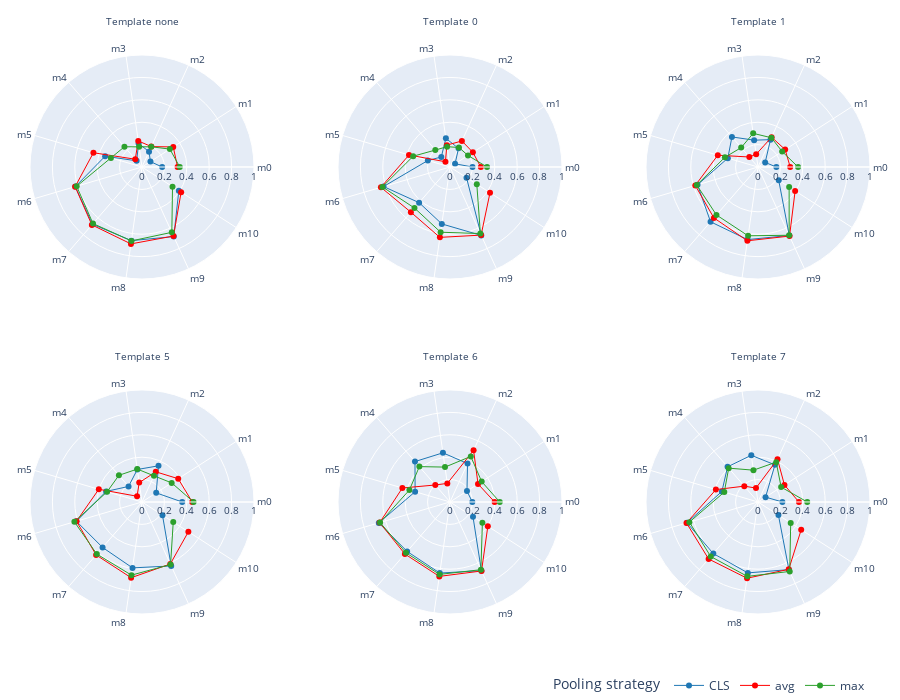

Here is the notebook cell this chart was saved with:
### Markdown cell above
Detailed by template

### Code cell
titles = ['Template ' + (x if x != '' else 'none') for x in df_results['template'].drop_duplicates().values]
categories = df_results['modelID'].drop_duplicates().values.tolist()

fig = make_subplots(rows=2, cols=3, specs=[[{'type': 'polar'}] * 3] * 2, horizontal_spacing=0.1,
  vertical_spacing=0.1, subplot_titles=titles)

for i, template in enumerate(df_results['template'].drop_duplicates().values):
  for j, pool in enumerate(df_results['pool'].drop_duplicates().values):
    fig.add_trace(
      go.Scatterpolar(
        r=df_results.loc[(df_results['pool'] == pool) & (df_results['template'] == template), 'f1'],
        theta=categories,
        name=pool,
        line=dict(color='rgb'+str(color_palette[j]), width=1),
        legendgroup=pool,
        showlegend=((i//3)+(i%3)==0)
      ),
      row=(i//3)+1, col=(i%3)+1
    )

fig.update_polars(
  radialaxis=dict(
    visible=True, range=[0, 1], tickfont = dict(size = 10)
  ),
  angularaxis=dict(
    tickangle=0, tickfont = dict(size = 10)
  )),

fig.update_layout(
  autosize=False, width=900, height=700,
  #title="AUC-score by template, model, and pooling strategy",
  #template='whi'
  legend=dict(
    title_text='Pooling strategy', orientation="h", yanchor="bottom", y=-0.1, xanchor="right", x=1
  ),
  margin=dict(l=30, r=30, t=30, b=0)
)
for i in fig['layout']['annotations']:
    i['font'] = dict(size=10)

fig.show()
fig.write_image('../../results/plots/ms-cxr_encoder_detail.png', scale=2)

### Figure 1 — Plotly figure (JSON) as saved in the notebook; plotly's stock layout.template omitted (floating-point values rounded to 4 significant figures)
{"data": [{"legendgroup": "CLS", "line": {"color": "rgb(0.12156862745098039, 0.4666666666666667, 0.7058823529411765)", "width": 1}, "name": "CLS", "r": [0.18, 0.08972, 0.1509, 0.2122, 0.0734, 0.343, 0.6207, 0.6755, 0.6642, 0.6826, 0.391], "showlegend": true, "subplot": "polar", "theta": ["m0", "m1", "m2", "m3", "m4", "m5", "m6", "m7", "m8", "m9", "m10"], "type": "scatterpolar"}, {"legendgroup": "avg", "line": {"color": "rgb(1.0, 0.4980392156862745, 0.054901960784313725)", "width": 1}, "name": "avg", "r": [0.3176, 0.3316, 0.2005, 0.2353, 0.09219, 0.4522, 0.6222, 0.6838, 0.6934, 0.6773, 0.4155], "showlegend": true, "subplot": "polar", "theta": ["m0", "m1", "m2", "m3", "m4", "m5", "m6", "m7", "m8", "m9", "m10"], "type": "scatterpolar"}, {"legendgroup": "max", "line": {"color": "rgb(0.17254901960784313, 0.6274509803921569, 0.17254901960784313)", "width": 1}, "name": "max", "r": [0.3373, 0.2959, 0.1988, 0.1819, 0.2393, 0.2893, 0.608, 0.6681, 0.6664, 0.6411, 0.324], "showlegend": true, "subplot": "polar", "theta": ["m0", "m1", "m2", "m3", "m4", "m5", "m6", "m7", "m8", "m9", "m10"], "type": "scatterpolar"}, {"legendgroup": "CLS", "line": {"color": "rgb(0.12156862745098039, 0.4666666666666667, 0.7058823529411765)", "width": 1}, "name": "CLS", "r": [0.2012, 0.05357, 0.1832, 0.2587, 0.1187, 0.2062, 0.6186, 0.4212, 0.5132, 0.6715, 0.1755], "showlegend": false, "subplot": "polar2", "theta": ["m0", "m1", "m2", "m3", "m4", "m5", "m6", "m7", "m8", "m9", "m10"], "type": "scatterpolar"}, {"legendgroup": "avg", "line": {"color": "rgb(1.0, 0.4980392156862745, 0.054901960784313725)", "width": 1}, "name": "avg", "r": [0.2751, 0.2426, 0.2558, 0.1975, 0.06214, 0.3816, 0.6429, 0.5334, 0.6345, 0.6684, 0.4247], "showlegend": false, "subplot": "polar2", "theta": ["m0", "m1", "m2", "m3", "m4", "m5", "m6", "m7", "m8", "m9", "m10"], "type": "scatterpolar"}, {"legendgroup": "max", "line": {"color": "rgb(0.17254901960784313, 0.6274509803921569, 0.17254901960784313)", "width": 1}, "name": "max", "r": [0.3309, 0.1909, 0.1915, 0.1837, 0.2003, 0.3428, 0.6291, 0.4844, 0.5882, 0.653, 0.2845], "showlegend": false, "subplot": "polar2", "theta": ["m0", "m1", "m2", "m3", "m4", "m5", "m6", "m7", "m8", "m9", "m10"], "type": "scatterpolar"}, {"legendgroup": "CLS", "line": {"color": "rgb(0.12156862745098039, 0.4666666666666667, 0.7058823529411765)", "width": 1}, "name": "CLS", "r": [0.1638, 0.07625, 0.2687, 0.2422, 0.3555, 0.2808, 0.5626, 0.647, 0.6546, 0.672, 0.22], "showlegend": false, "subplot": "polar3", "theta": ["m0", "m1", "m2", "m3", "m4", "m5", "m6", "m7", "m8", "m9", "m10"], "type": "scatterpolar"}, {"legendgroup": "avg", "line": {"color": "rgb(1.0, 0.4980392156862745, 0.054901960784313725)", "width": 1}, "name": "avg", "r": [0.2876, 0.2881, 0.2926, 0.1152, 0.1182, 0.3742, 0.5836, 0.6013, 0.6654, 0.6779, 0.3942], "showlegend": false, "subplot": "polar3", "theta": ["m0", "m1", "m2", "m3", "m4", "m5", "m6", "m7", "m8", "m9", "m10"], "type": "scatterpolar"}, {"legendgroup": "max", "line": {"color": "rgb(0.17254901960784313, 0.6274509803921569, 0.17254901960784313)", "width": 1}, "name": "max", "r": [0.3578, 0.2563, 0.2874, 0.3036, 0.2293, 0.308, 0.57, 0.5664, 0.6202, 0.6698, 0.3305], "showlegend": false, "subplot": "polar3", "theta": ["m0", "m1", "m2", "m3", "m4", "m5", "m6", "m7", "m8", "m9", "m10"], "type": "scatterpolar"}, {"legendgroup": "CLS", "line": {"color": "rgb(0.12156862745098039, 0.4666666666666667, 0.7058823529411765)", "width": 1}, "name": "CLS", "r": [0.3587, 0.1507, 0.3549, 0.293, 0.1835, 0.3339, 0.6104, 0.5375, 0.5944, 0.6279, 0.2173], "showlegend": false, "subplot": "polar4", "theta": ["m0", "m1", "m2", "m3", "m4", "m5", "m6", "m7", "m8", "m9", "m10"], "type": "scatterpolar"}, {"legendgroup": "avg", "line": {"color": "rgb(1.0, 0.4980392156862745, 0.054901960784313725)", "width": 1}, "name": "avg", "r": [0.4483, 0.3844, 0.2962, 0.1746, 0.06755, 0.4019, 0.6096, 0.6259, 0.6831, 0.6085, 0.4921], "showlegend": false, "subplot": "polar4", "theta": ["m0", "m1", "m2", "m3", "m4", "m5", "m6", "m7", "m8", "m9", "m10"], "type": "scatterpolar"}, {"legendgroup": "max", "line": {"color": "rgb(0.17254901960784313, 0.6274509803921569, 0.17254901960784313)", "width": 1}, "name": "max", "r": [0.4602, 0.315, 0.2568, 0.2968, 0.3148, 0.3245, 0.6291, 0.6157, 0.6599, 0.6141, 0.3316], "showlegend": false, "subplot": "polar4", "theta": ["m0", "m1", "m2", "m3", "m4", "m5", "m6", "m7", "m8", "m9", "m10"], "type": "scatterpolar"}, {"legendgroup": "CLS", "line": {"color": "rgb(0.12156862745098039, 0.4666666666666667, 0.7058823529411765)", "width": 1}, "name": "CLS", "r": [0.1994, 0.1802, 0.377, 0.4434, 0.4774, 0.3246, 0.6626, 0.5843, 0.6413, 0.6745, 0.244], "showlegend": false, "subplot": "polar5", "theta": ["m0", "m1", "m2", "m3", "m4", "m5", "m6", "m7", "m8", "m9", "m10"], "type": "scatterpolar"}, {"legendgroup": "avg", "line": {"color": "rgb(1.0, 0.4980392156862745, 0.054901960784313725)", "width": 1}, "name": "avg", "r": [0.3986, 0.2975, 0.5069, 0.1678, 0.2006, 0.4434, 0.6542, 0.6149, 0.6711, 0.6774, 0.4015], "showlegend": false, "subplot": "polar5", "theta": ["m0", "m1", "m2", "m3", "m4", "m5", "m6", "m7", "m8", "m9", "m10"], "type": "scatterpolar"}, {"legendgroup": "max", "line": {"color": "rgb(0.17254901960784313, 0.6274509803921569, 0.17254901960784313)", "width": 1}, "name": "max", "r": [0.4443, 0.3362, 0.4468, 0.3146, 0.4178, 0.3781, 0.6509, 0.6004, 0.6533, 0.6645, 0.3437], "showlegend": false, "subplot": "polar5", "theta": ["m0", "m1", "m2", "m3", "m4", "m5", "m6", "m7", "m8", "m9", "m10"], "type": "scatterpolar"}, {"legendgroup": "CLS", "line": {"color": "rgb(0.12156862745098039, 0.4666666666666667, 0.7058823529411765)", "width": 1}, "name": "CLS", "r": [0.2177, 0.08014, 0.3644, 0.4211, 0.4149, 0.3356, 0.6608, 0.6092, 0.6396, 0.6643, 0.2168], "showlegend": false, "subplot": "polar6", "theta": ["m0", "m1", "m2", "m3", "m4", "m5", "m6", "m7", "m8", "m9", "m10"], "type": "scatterpolar"}, {"legendgroup": "avg", "line": {"color": "rgb(1.0, 0.4980392156862745, 0.054901960784313725)", "width": 1}, "name": "avg", "r": [0.3656, 0.2808, 0.4193, 0.1254, 0.187, 0.392, 0.6654, 0.6734, 0.6878, 0.661, 0.4584], "showlegend": false, "subplot": "polar6", "theta": ["m0", "m1", "m2", "m3", "m4", "m5", "m6", "m7", "m8", "m9", "m10"], "type": "scatterpolar"}, {"legendgroup": "max", "line": {"color": "rgb(0.17254901960784313, 0.6274509803921569, 0.17254901960784313)", "width": 1}, "name": "max", "r": [0.4395, 0.2457, 0.3908, 0.2869, 0.3996, 0.3137, 0.6386, 0.6444, 0.6709, 0.682, 0.3472], "showlegend": false, "subplot": "polar6", "theta": ["m0", "m1", "m2", "m3", "m4", "m5", "m6", "m7", "m8", "m9", "m10"], "type": "scatterpolar"}], "layout": {"annotations": [{"font": {"size": 10}, "showarrow": false, "text": "Template none", "x": 0.1333, "xanchor": "center", "xref": "paper", "y": 1, "yanchor": "bottom", "yref": "paper"}, {"font": {"size": 10}, "showarrow": false, "text": "Template 0", "x": 0.5, "xanchor": "center", "xref": "paper", "y": 1, "yanchor": "bottom", "yref": "paper"}, {"font": {"size": 10}, "showarrow": false, "text": "Template 1", "x": 0.8667, "xanchor": "center", "xref": "paper", "y": 1, "yanchor": "bottom", "yref": "paper"}, {"font": {"size": 10}, "showarrow": false, "text": "Template 5", "x": 0.1333, "xanchor": "center", "xref": "paper", "y": 0.45, "yanchor": "bottom", "yref": "paper"}, {"font": {"size": 10}, "showarrow": false, "text": "Template 6", "x": 0.5, "xanchor": "center", "xref": "paper", "y": 0.45, "yanchor": "bottom", "yref": "paper"}, {"font": {"size": 10}, "showarrow": false, "text": "Template 7", "x": 0.8667, "xanchor": "center", "xref": "paper", "y": 0.45, "yanchor": "bottom", "yref": "paper"}], "autosize": false, "height": 700, "legend": {"orientation": "h", "title": {"text": "Pooling strategy"}, "x": 1, "xanchor": "right", "y": -0.1, "yanchor": "bottom"}, "margin": {"b": 0, "l": 30, "r": 30, "t": 30}, "polar": {"angularaxis": {"tickangle": 0, "tickfont": {"size": 10}}, "domain": {"x": [0, 0.2667], "y": [0.55, 1]}, "radialaxis": {"range": [0, 1], "tickfont": {"size": 10}, "visible": true}}, "polar2": {"angularaxis": {"tickangle": 0, "tickfont": {"size": 10}}, "domain": {"x": [0.3667, 0.6333], "y": [0.55, 1]}, "radialaxis": {"range": [0, 1], "tickfont": {"size": 10}, "visible": true}}, "polar3": {"angularaxis": {"tickangle": 0, "tickfont": {"size": 10}}, "domain": {"x": [0.7333, 1], "y": [0.55, 1]}, "radialaxis": {"range": [0, 1], "tickfont": {"size": 10}, "visible": true}}, "polar4": {"angularaxis": {"tickangle": 0, "tickfont": {"size": 10}}, "domain": {"x": [0, 0.2667], "y": [0, 0.45]}, "radialaxis": {"range": [0, 1], "tickfont": {"size": 10}, "visible": true}}, "polar5": {"angularaxis": {"tickangle": 0, "tickfont": {"size": 10}}, "domain": {"x": [0.3667, 0.6333], "y": [0, 0.45]}, "radialaxis": {"range": [0, 1], "tickfont": {"size": 10}, "visible": true}}, "polar6": {"angularaxis": {"tickangle": 0, "tickfont": {"size": 10}}, "domain": {"x": [0.7333, 1], "y": [0, 0.45]}, "radialaxis": {"range": [0, 1], "tickfont": {"size": 10}, "visible": true}}, "width": 900}}
